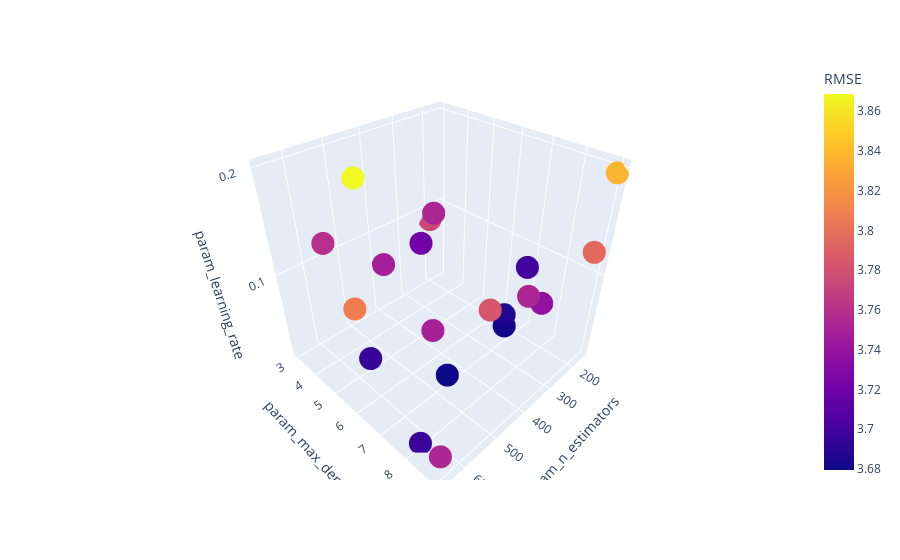

Source (notebook cell):
### Code cell
import matplotlib.pyplot as plt
import seaborn as sns
import plotly.express as px


# create a dataframe from results
fig = px.scatter_3d(results, x = params_key[0], 
                    y = params_key[1], 
                    z = params_key[2],
                    color = 'root_mean_square_error')
fig.update_layout(coloraxis_colorbar_title='RMSE')
fig.show()

### Figure 1 — Plotly figure (JSON) as saved in the notebook; plotly's stock layout.template omitted (floating-point values rounded to 4 significant figures)
{"data": [{"hovertemplate": "param_n_estimators=%{x}<br>param_max_depth=%{y}<br>param_learning_rate=%{z}<br>root_mean_square_error=%{marker.color}<extra></extra>", "legendgroup": "", "marker": {"color": [3.775, 3.838, 3.738, 3.809, 3.687, 3.679, 3.681, 3.784, 3.759, 3.748, 3.796, 3.722, 3.695, 3.696, 3.752, 3.869, 3.699, 3.753, 3.748, 3.753], "coloraxis": "coloraxis", "symbol": "circle"}, "mode": "markers", "name": "", "scene": "scene", "showlegend": false, "type": "scatter3d", "x": [196, 153, 227, 644, 259, 465, 254, 426, 596, 511, 182, 309, 563, 632, 288, 558, 179, 656, 501, 343], "y": [3, 9, 8, 6, 7, 7, 7, 8, 4, 7, 9, 4, 5, 8, 8, 5, 7, 9, 5, 5], "z": [0.08589, 0.1959, 0.06693, 0.1153, 0.04172, 0.01734, 0.02625, 0.1031, 0.1368, 0.08201, 0.129, 0.08871, 0.01947, 0.01079, 0.08777, 0.2004, 0.08215, 0.03464, 0.1139, 0.1399]}], "layout": {"coloraxis": {"colorbar": {"title": {"text": "RMSE"}}, "colorscale": [[0, "#0d0887"], [0.1111, "#46039f"], [0.2222, "#7201a8"], [0.3333, "#9c179e"], [0.4444, "#bd3786"], [0.5556, "#d8576b"], [0.6667, "#ed7953"], [0.7778, "#fb9f3a"], [0.8889, "#fdca26"], [1, "#f0f921"]]}, "legend": {"tracegroupgap": 0}, "margin": {"t": 60}, "scene": {"domain": {"x": [0, 1], "y": [0, 1]}, "xaxis": {"title": {"text": "param_n_estimators"}}, "yaxis": {"title": {"text": "param_max_depth"}}, "zaxis": {"title": {"text": "param_learning_rate"}}}}}
